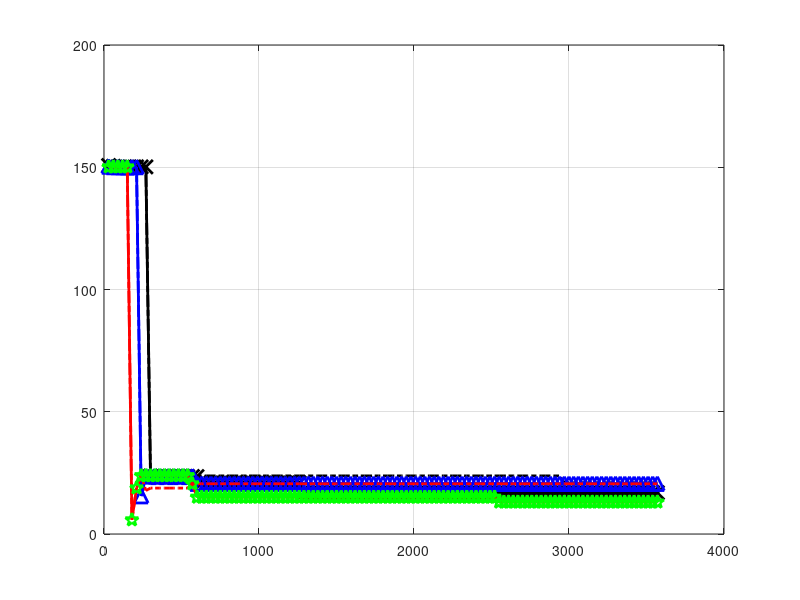

This figure's MATLAB source: (Note: this script raises an error after producing the figure.)
%%%%%%%%%%%%%%%%%%%%%%%%%%%%%%%%%%%%%%%%%%%%%%%%%%%%%%%%%%%%%%%%%%%%%%%%%
% RMSE - Flight distance graph
%%%%%%%%%%%%%%%%%%%%%%%%%%%%%%%%%%%%%%%%%%%%%%%%%%%%%%%%%%%%%%%%%%%%%%%%%

clear all; close all; clc;

a = 30*(1:119);
b = a';

load('al1.mat')
al1 = de;
al1 = [b, al1];

load('al12.mat')
al2 = de;
al2 = [b, al2];

load('con1s.mat')
al3 = de;
al3 = [b, al3];

load('con1d.mat')
al4 = de;
al4 = [b, al4];

load('con2s.mat')
al5 = de;
al5 = [b, al5];

load('con2d.mat')
al6 = de;
al6 = [b, al6];

p1=plot(al1(:,1), al1(:,2), 'k-.', 'LineWidth',2, 'MarkerSize',10); hold on; grid on; %grid minor;
p2=plot(al2(:,1), al2(:,2), 'k-x', 'LineWidth',2, 'MarkerSize',10, 'MarkerEdgeColor','k'); 
p3=plot(al3(:,1), al3(:,2), 'b-.', 'LineWidth',2, 'MarkerSize',10); 
p4=plot(al4(:,1), al4(:,2), 'b-^', 'LineWidth',2, 'MarkerSize',10,'MarkerEdgeColor','b'); 
p5=plot(al5(:,1), al5(:,2), 'r-.', 'LineWidth',2, 'MarkerSize',10); 
p6=plot(al6(:,1), al6(:,2), 'r-pentagram', 'LineWidth',2, 'MarkerSize',10,'MarkerEdgeColor','g'); 
p1.MarkerIndices = 1:5:length(al1);
p2.MarkerIndices = 1:5:length(al2);
p3.MarkerIndices = 1:5:length(al3);
p4.MarkerIndices = 1:5:length(al4);
p5.MarkerIndices = 1:5:length(al5);
p6.MarkerIndices = 1:5:length(al6);
xlim([0 3600]);
ylim([0 180]);

xlabel('Drone Distance from Take Off (meters)', FontSize=20)
ylabel('RMSE (meters)', FontSize=20)

legend("CON-SRL", "CON-DRL", "CON-I-SRL", "CON-I-DRL", "CON-II-SRL", "CON-II-DRL",FontSize=20);